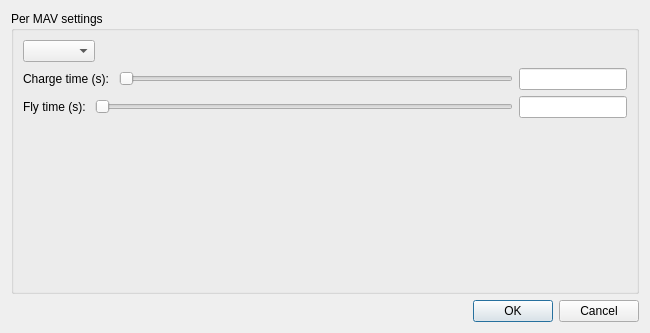
<?xml version="1.0" encoding="UTF-8"?>
<ui version="4.0">
 <class>Dialog</class>
 <widget class="QDialog" name="Dialog">
  <property name="geometry">
   <rect>
    <x>0</x>
    <y>0</y>
    <width>650</width>
    <height>333</height>
   </rect>
  </property>
  <property name="windowTitle">
   <string>Dialog</string>
  </property>
  <layout class="QVBoxLayout" name="verticalLayout">
   <item>
    <widget class="QGroupBox" name="groupBox">
     <property name="title">
      <string>Per MAV settings</string>
     </property>
     <layout class="QVBoxLayout" name="verticalLayout_2">
      <item>
       <widget class="QWidget" name="widget_3" native="true">
        <layout class="QHBoxLayout" name="horizontalLayout_3">
         <property name="margin">
          <number>0</number>
         </property>
         <item>
          <widget class="QComboBox" name="cbSelectedMav"/>
         </item>
         <item>
          <spacer name="horizontalSpacer">
           <property name="orientation">
            <enum>Qt::Horizontal</enum>
           </property>
           <property name="sizeHint" stdset="0">
            <size>
             <width>365</width>
             <height>20</height>
            </size>
           </property>
          </spacer>
         </item>
        </layout>
       </widget>
      </item>
      <item>
       <widget class="QWidget" name="widget" native="true">
        <layout class="QHBoxLayout" name="horizontalLayout" stretch="0,1,0">
         <property name="margin">
          <number>0</number>
         </property>
         <item>
          <widget class="QLabel" name="label">
           <property name="text">
            <string>Charge time (s): </string>
           </property>
          </widget>
         </item>
         <item>
          <widget class="QSlider" name="hsChargeTime">
           <property name="orientation">
            <enum>Qt::Horizontal</enum>
           </property>
          </widget>
         </item>
         <item>
          <widget class="QLineEdit" name="leChargeTime"/>
         </item>
        </layout>
       </widget>
      </item>
      <item>
       <widget class="QWidget" name="widget_2" native="true">
        <layout class="QHBoxLayout" name="horizontalLayout_2" stretch="0,1,0">
         <property name="margin">
          <number>0</number>
         </property>
         <item>
          <widget class="QLabel" name="label_2">
           <property name="text">
            <string>Fly time (s): </string>
           </property>
          </widget>
         </item>
         <item>
          <widget class="QSlider" name="hsFlyTime">
           <property name="orientation">
            <enum>Qt::Horizontal</enum>
           </property>
          </widget>
         </item>
         <item>
          <widget class="QLineEdit" name="leFlyTime"/>
         </item>
        </layout>
       </widget>
      </item>
      <item>
       <spacer name="verticalSpacer">
        <property name="orientation">
         <enum>Qt::Vertical</enum>
        </property>
        <property name="sizeHint" stdset="0">
         <size>
          <width>20</width>
          <height>40</height>
         </size>
        </property>
       </spacer>
      </item>
     </layout>
    </widget>
   </item>
   <item>
    <widget class="QDialogButtonBox" name="buttonBox">
     <property name="orientation">
      <enum>Qt::Horizontal</enum>
     </property>
     <property name="standardButtons">
      <set>QDialogButtonBox::Cancel|QDialogButtonBox::Ok</set>
     </property>
    </widget>
   </item>
  </layout>
 </widget>
 <resources/>
 <connections>
  <connection>
   <sender>buttonBox</sender>
   <signal>rejected()</signal>
   <receiver>Dialog</receiver>
   <slot>reject()</slot>
   <hints>
    <hint type="sourcelabel">
     <x>316</x>
     <y>260</y>
    </hint>
    <hint type="destinationlabel">
     <x>286</x>
     <y>274</y>
    </hint>
   </hints>
  </connection>
  <connection>
   <sender>buttonBox</sender>
   <signal>accepted()</signal>
   <receiver>Dialog</receiver>
   <slot>accept()</slot>
   <hints>
    <hint type="sourcelabel">
     <x>248</x>
     <y>254</y>
    </hint>
    <hint type="destinationlabel">
     <x>157</x>
     <y>274</y>
    </hint>
   </hints>
  </connection>
 </connections>
</ui>
